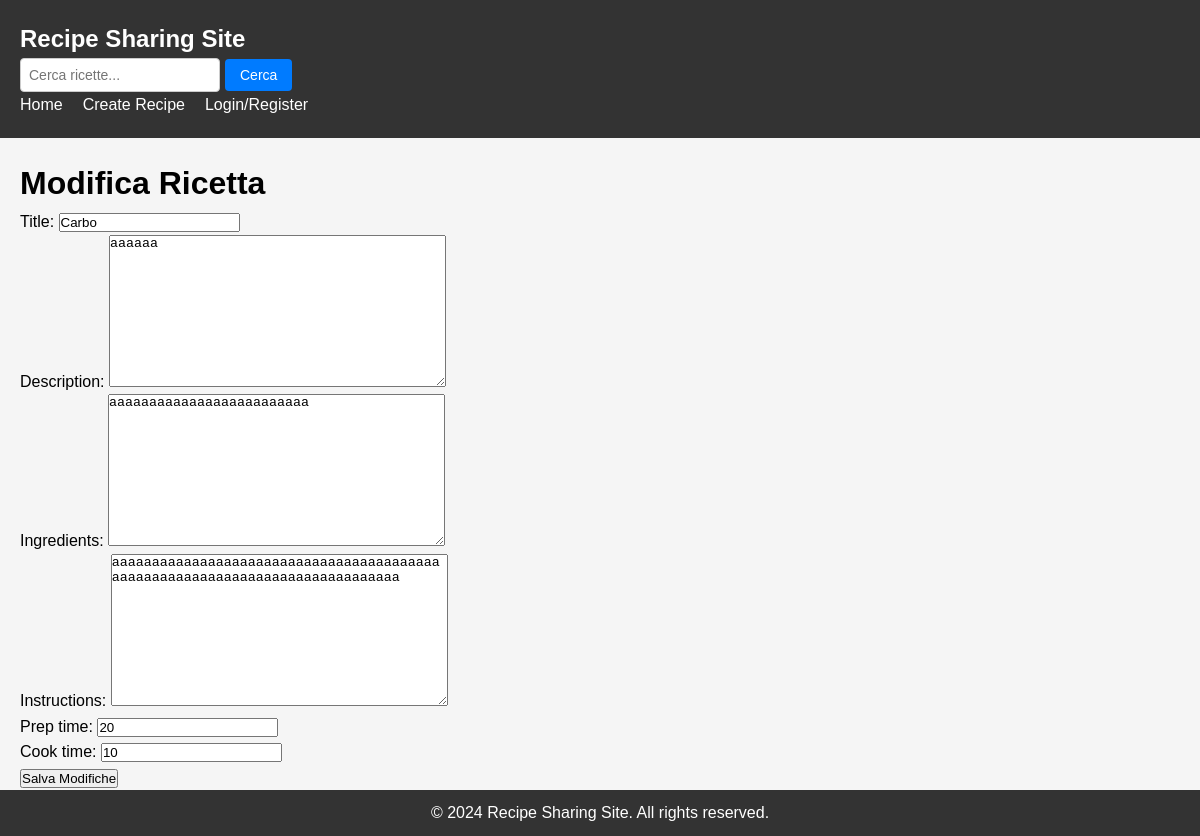
The page /recipes/edit/4/ on the database as committed earlier.
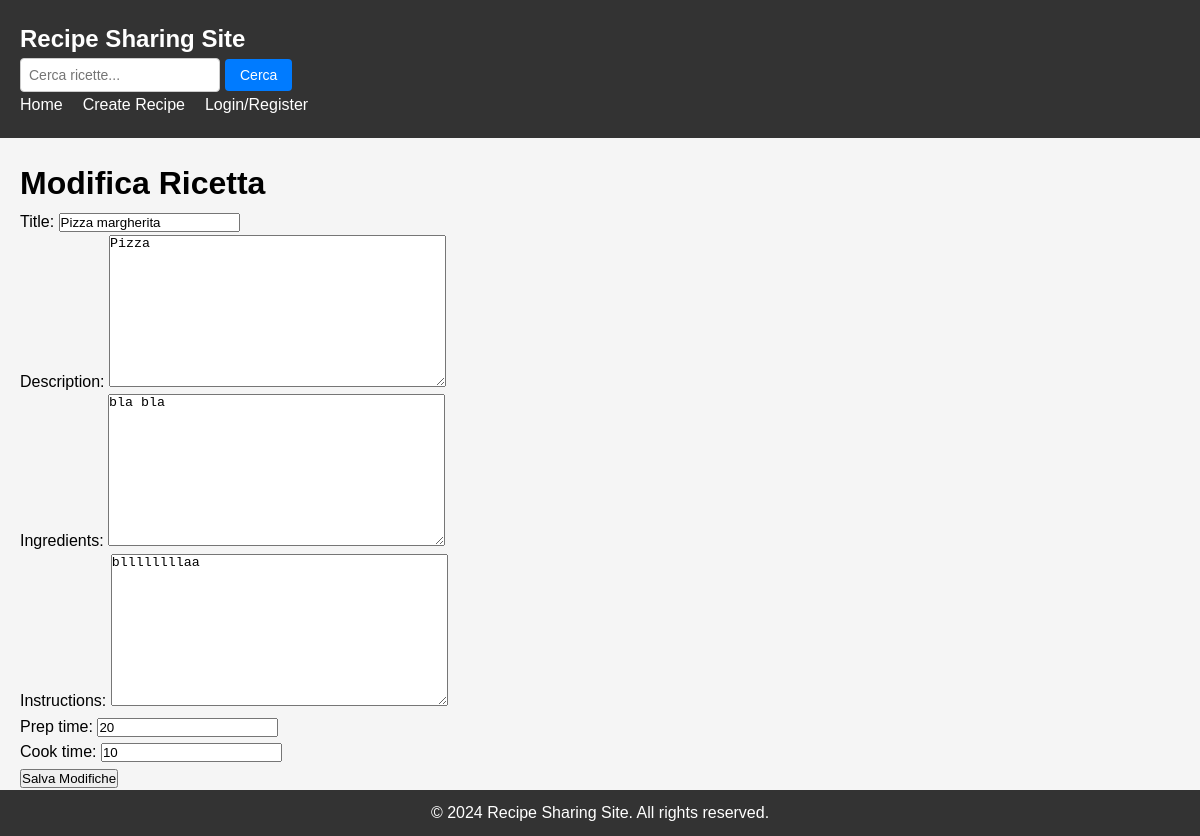
The same page on the database as committed later.
### recipes/models.py (models this page shows, shortened)
class Recipe(models.Model):
    title = models.CharField(max_length=200)
    description = models.TextField()
    ingredients = models.TextField()
    instructions = models.TextField()
    prep_time = models.IntegerField()
    cook_time = models.IntegerField()
    author = models.ForeignKey(User, on_delete=models.CASCADE,related_name='recipes')
    created_at = models.DateTimeField(auto_now_add=True)
    updated_at = models.DateTimeField(auto_now=True)
    likes = models.ManyToManyField(User, related_name='liked_recipes', blank=True)

### recipes/views.py (the view)
# urls.py: path('edit/<int:pk>/', views.edit_recipe, name='edit_recipe'),
def edit_recipe(request, pk):
    recipe = get_object_or_404(Recipe, pk=pk)
    if request.method == 'POST':
        form = RecipeForm(request.POST, instance=recipe)
        if form.is_valid():
            form.save()
            return redirect('profile')  # Reindirizza al profilo dopo la modifica
    else:
        form = RecipeForm(instance=recipe)
    context = {
        'form': form,
        'recipe': recipe,
    }
    return render(request, 'recipes/edit_recipe.html', context)

### recipes/forms.py
class RecipeForm(forms.ModelForm):
    class Meta:
        model = Recipe
        fields = ['title', 'description', 'ingredients', 'instructions', 'prep_time', 'cook_time']

### recipes/templates/recipes/edit_recipe.html (shortened to what this page needs)
{% extends 'base_generic.html' %}
{% block content %}
  <h1>Modifica Ricetta</h1>
  <form method="post">
    {{ form.as_p }}
    <button type="submit">Salva Modifiche</button>
  </form>
{% endblock %}

Rows that differ between the two databases and show on the page:
changed Recipe: title "Carbo" → "Pizza margherita"; description "aaaaaa" → "Pizza"; ingredients "aaaaaaaaaaaaaaaaaaaaaaaaa" → "bla bla"; instructions "aaaaaaaaaaaaaaaaaaaaaaaaaaaaaaaaaaaaaaaaaaaaaaaaaaaaaaaaaaaaaaaaaaaaaaaaaaaaa" → "bllllllllaa"
